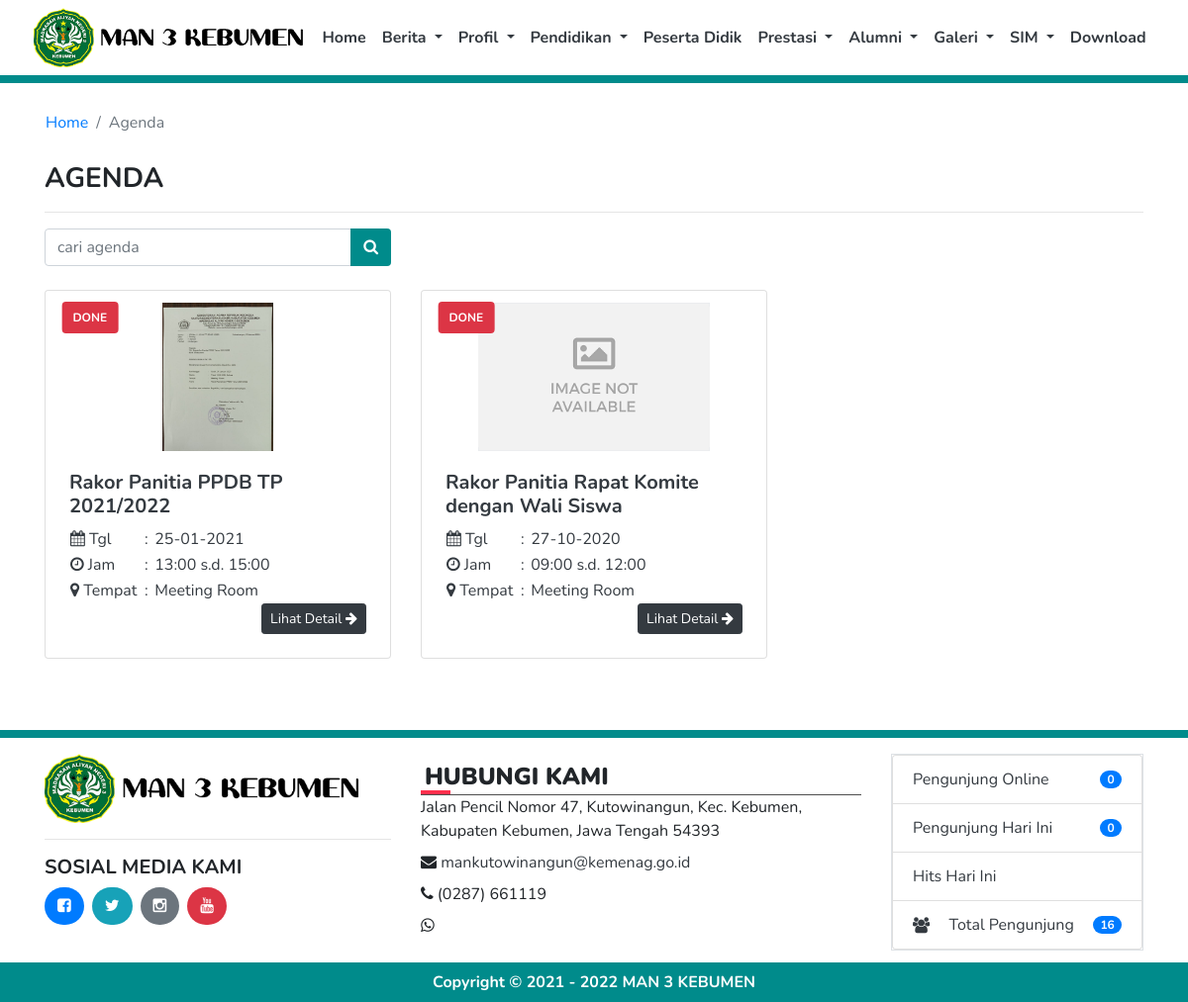
The page /index.php/agenda on the database its author committed.
### tables this page shows
CREATE TABLE `tb_profil` (
  `id` int(11) NOT NULL,
  `nama_web` varchar(100) NOT NULL,
  `jenjang` int(2) NOT NULL,
  `logo_web` varchar(50) NOT NULL,
  `favicon` varchar(50) NOT NULL,
  `meta_description` varchar(300) NOT NULL,
  `meta_keyword` varchar(200) NOT NULL,
  `profil` text NOT NULL,
  `alamat` varchar(300) NOT NULL,
  `email` varchar(100) NOT NULL,
  `telp` varchar(20) NOT NULL,
  `fax` varchar(20) NOT NULL,
  `whatsapp` varchar(20) NOT NULL,
  `akreditasi` varchar(5) NOT NULL,
  `kurikulum` varchar(30) NOT NULL,
  `file` varchar(250) NOT NULL,
  `nama_kepsek` varchar(100) NOT NULL,
  `nama_operator` varchar(100) NOT NULL,
  `instagram` varchar(200) NOT NULL,
  `facebook` varchar(200) NOT NULL,
  `twitter` varchar(200) NOT NULL,
  `youtube` varchar(200) NOT NULL,
  `gambar` varchar(200) NOT NULL
);

CREATE TABLE `tb_agenda` (
  `id` int(3) NOT NULL,
  `nama_agenda` varchar(100) NOT NULL,
  `berapa_hari` int(3) NOT NULL,
  `tgl` date NOT NULL,
  `tgl_mulai` date NOT NULL,
  `tgl_selesai` date NOT NULL,
  `jam_mulai` varchar(20) NOT NULL,
  `jam_selesai` varchar(20) NOT NULL,
  `keterangan` text NOT NULL,
  `tempat` varchar(100) NOT NULL,
  `gambar` varchar(250) NOT NULL,
  `slug` varchar(150) NOT NULL
);

### application/views/agenda/agenda.php (the view, shortened to what the rows shown need)
<section id="agenda" class="pt-3 pb-5">
    <div class="container">
        <div class="row">
            <?php
            if($data->num_rows() > 0)
            {
                foreach($data->result() as $r):
                    if($r->gambar != '' AND file_exists("assets/img/agenda/$r->gambar"))
                    {
                        $img = $r->gambar;
                    }else
                    {
                        $img = 'no-image.png';
                    }
                    $tgl_sekarang = date('Y-m-d');
                    if($r->berapa_hari == 2 AND $r->tgl_mulai != '0000-00-00' AND $r->tgl_selesai != '0000-00-00')
                    {
                        $tgl = date('d-m-Y', strtotime($r->tgl_mulai)).' s.d. '.date('d-m-Y', strtotime($r->tgl_selesai));
                        if($tgl_sekarang == $r->tgl_mulai)
                        {
                            $status = '<span class="bg-primary"><h4><b>TODAY</b></h4></span>';
                        }elseif($tgl_sekarang > $r->tgl_mulai)
                        {
                            $status = '<span class="bg-danger"><h4><b>DONE</b></h4></span>';
                        }elseif($tgl_sekarang < $r->tgl_mulai)
                        {
                            $status = '<span class="bg-success"><h4><b>SOON</b></h4></span>';
                        }else
                        {
                            $status = '';
                        }
                    }elseif($r->berapa_hari == 1 AND $r->tgl != '0000-00-00')
                    {
                        $tgl = date('d-m-Y', strtotime($r->tgl));
                        if($tgl_sekarang == $r->tgl)
                        {
                            $status = '<span class="bg-primary"><h4><b>TODAY</b></h4></span>';
                        }elseif($tgl_sekarang > $r->tgl)
                        {
                            $status = '<span class="bg-danger"><h4><b>DONE</b></h4></span>';
                        }elseif($tgl_sekarang < $r->tgl)
                        {
                            $status = '<span class="bg-success"><h4><b>SOON</b></h4></span>';
                        }else
                        {
                            $status = '';
                        }
                    }else
                    {
                        $status = '';
                    }
                    if($r->jam_mulai != '' AND $r->jam_selesai != '')
                    {
                        $jam = date('H:i', strtotime($r->jam_mulai)).' s.d. '.date('H:i', strtotime($r->jam_selesai));
                    }else
                    {
                        $jam = '';
                    }
                    echo'<div class="col-md-4 text-break mt-4">
                            <div class="card h-100">
                                <div class="card-body p-1">
                                    <div class="card-img">
                                        <a href="'.base_url("agenda/detail/$r->slug").'">
                                            <img src="'.base_url("assets/img/agenda/$img").'" class="img img-fluid mt-2" style="height: 150px; object-fit: contain;">
                                            '.$status.'
                                        </a>
                                    </div>
                                    <div class="card-desc">
                                        <h5>
                                            <a href="'.base_url("agenda/detail/$r->slug").'" class="text-decoration-none judul_link"><b>'.$r->nama_agenda.'</b>
                                        </h5>
                                        <table width="100%">
                                            <tr>
                                                <td width="25%" valign="top"><i class="fa fa-calendar"></i> Tgl</td>
                                                <td valign="top">:</td>
                                                <td>'.$tgl.'</td>
                                            </tr>
                                            <tr>
                                                <td width="25%" valign="top"><i class="fa fa-clock-o"></i> Jam</td>
                                                <td valign="top">:</td>
                                                <td>'.$jam.'</td>
                                            </tr>
                                            <tr>
                                                <td width="25%" valign="top"><i class="fa fa-map-marker"></i> Tempat</td>
                                                <td valign="top">:</td>
                                                <td>'.$r->tempat.'</td>
                                            </tr>
                                        </table>
                                        <div class="text-right">
                                            <a href="'.base_url("agenda/detail/$r->slug").'" class="btn btn-dark btn-sm">Lihat Detail <i class="fa fa-arrow-right"></i></a>
                                        </div>
                                    </div>
                                </div>
                            </div>
                        </div>';
                endforeach;
            }else
            {
                echo'<div class="col-md-12 text-center text-danger">
                        <b>BELUM ADA AGENDA</b>
                        <br><br><br><br><br>
                    </div>';
            }
            ?>
        </div>
    </div>
</section>

### application/views/template/topbar.php (shortened to what the rows shown need)
<body>
<nav class="navbar navbar-expand-lg navbar-light bg-white sticky-top d-flex justify-content-center">
      <a href="<?= base_url(); ?>"><img src="<?= base_url(); ?>assets/img/logo/<?= logo_web(); ?>" class="img img-fluid" style="object-fit:contain; max-height:60px;"></a>
</nav>

### application/views/template/footer.php (shortened to what the rows shown need)
<section>
  <footer class="pt-3 footer mt-auto py-3" id="contact">
    <div class="container">
        <div class="row">
          <div class="col-lg-4 col-md-6 col-sm-6 mb-3">
            <img src="<?= base_url(); ?>assets/img/logo/<?= logo_web(); ?>" class="img img-fluid" style="object-fit:contain; max-height:70px;"><hr>
            <h5><b>SOSIAL MEDIA KAMI</b></h5>
            <?php
            if(is_url(facebook()))
            {
              echo'<a href="'.facebook().'" title="facebook" class="btn bg-primary text-white btn-radius mr-2" target="_blank"><i class="fa fa-facebook-square"></i></a>';
            }else
            {
              echo'<a href="javascript:void(0)" title="facebook" class="btn bg-primary text-white btn-radius mr-2"><i class="fa fa-facebook-square"></i></a>';
            }
            if(is_url(twitter()))
            {
              echo'<a href="'.twitter().'" title="twitter" class="btn bg-info text-white btn-radius mr-2" target="_blank"><i class="fa fa-twitter"></i></a>';
            }else
            {
              echo'<a href="javascript:void(0)" title="twitter" class="btn bg-info text-white btn-radius mr-2"><i class="fa fa-twitter"></i></a>';
            }
            if(is_url(instagram()))
            {
              echo'<a href="'.instagram().'" title="instagram" class="btn bg-secondary text-white btn-radius mr-2" target="_blank"><i class="fa fa-instagram"></i></a>';
            }else
            {
              echo'<a href="javascript:void(0)" title="instagram" class="btn bg-secondary text-white btn-radius mr-2"><i class="fa fa-instagram"></i></a>';
            }
            if(is_url(youtube()))
            {
              echo'<a href="'.youtube().'" title="youtube" class="btn bg-danger text-white btn-radius mr-2" target="_blank"><i class="fa fa-youtube"></i></a>';
            }else
            {
              echo'<a href="javascript:void(0)" title="youtube" class="btn bg-danger text-white btn-radius mr-2"><i class="fa fa-youtube"></i></a>';
            }
            ?>
          </div>
            <div class="col-lg-5 col-md-6 col-sm-6 mb-3">
              <h5 class="footer-title p-1"><b>HUBUNGI KAMI</b></h5>
                <div>
                  <?= alamat(); ?>
                </div>
                <div class="mt-2">
                  <i class="fa fa-envelope"></i> <?php
                                                  if(is_email(email()))
                                                  {
                                                    echo'<a href="mailto:'.email().'" class="text-dark">'.email().'</a>';
                                                  }else
                                                  {
                                                    echo'<a href="javascript:void(0)" class="text-dark">'.email().'</a>';
                                                  }
                                                  ?>
                </div>
                <div class="mt-2">
                  <i class="fa fa-phone"></i> <?= telp(); ?>
                </div>
                <div class="mt-2">
                  <i class="fa fa-whatsapp"></i> <?= whatsapp(); ?>
                </div>
            </div>
          </div>
        </div>
  </footer>
  <div class="bg-dark-slate-blue" style="margin-top:-20px">
    <div class="container pt-2 pb-2">
      <div class="col-md-12 text-white text-center">
        <b><?php
          $tahun = '2021';
          $tahun_sekarang = date('Y');
          if($tahun_sekarang > $tahun){ ?>
            Copyright &copy; <?= $tahun; ?> - <?= $tahun_sekarang; ?> <a href="javascript:void(0)" class="text-decoration-none text-white"><?= title(); ?></a>
          <?php }else{ ?>
            Copyright &copy; <?= $tahun_sekarang; ?> <a href="javascript:void(0)" class="text-decoration-none text-white"><?= title(); ?></a>
          <?php } ?>
        </b>
      </div>
    </div>
  </div>
</section>
</body>
</html>

### rows shown on the page
tb_profil: logo_web (picture), alamat "Jalan Pencil Nomor 47, Kutowinangun, Kec. Kebumen, Kabupaten Kebumen, Jawa Tengah 54393", email "mankutowinangun@kemenag.go.id", telp "(0287) 661119", nama_web "MAN 3 KEBUMEN"
tb_agenda: gambar (picture), shows "DONE", nama_agenda "Rakor Panitia PPDB TP 2021/2022", tgl "25-01-2021", jam "13:00 s.d. 15:00", tempat "Meeting Room"
tb_agenda: shows a picture, shows "DONE", nama_agenda "Rakor Panitia Rapat Komite dengan Wali Siswa", tgl "27-10-2020", jam "09:00 s.d. 12:00", tempat "Meeting Room"

### other values the page prints
$title "Agenda"
$pengunjungonline "0"
$pengunjung "0"
$totalpengunjung['total'] "16"
$tahun "2021"
